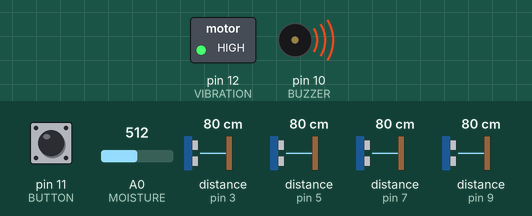
Bench run of a sketch on a simulated Arduino Uno, built with avr-gcc and run on an emulated ATmega328P. Parts: switched loads named in the sketch (green lamp = pin HIGH), buzzer (waves = sounding, pin HIGH). Wiring (inferred from the names in the program): 4 × ultrasonic range finder: trigger pin 2, echo pin 3 / trigger pin 4, echo pin 5 / trigger pin 6, echo pin 7 / trigger pin 8, echo pin 9. The inputs (shaded band) are chosen by the test bench; at power-on: A0 (MOISTURE) = 512, pin 11 (BUTTON) HIGH, distance to the obstacle (sensors on pin 3, pin 5, pin 7, pin 9) 80 cm. The echo pulse lasts 58.3 µs per cm; pins used as bus, display or sensor lines are not drawn; what the sketch prints to the serial monitor is not drawn.

Above: at 13.7 s.
13.8 s: A0 (MOISTURE) set to 982
15.3 s: A0 (MOISTURE) set to 1005
Timing chart, 0 to 17.8 s (numbered marks = the images above; inputs shaded):
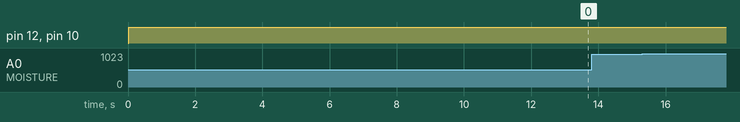

The sketch:

blind_stick_arduino.ino
```cpp
#define TRIG_UP 2
#define ECHO_UP 3
#define TRIG_LEFT 4
#define ECHO_LEFT 5
#define TRIG_RIGHT 6
#define ECHO_RIGHT 7
#define TRIG_DOWN 8
#define ECHO_DOWN 9

#define BUZZER 10
#define VIBRATION 12
#define MOISTURE A0
#define BUTTON 11

long getDistance(int trig,int echo)
{
digitalWrite(trig,LOW);
delayMicroseconds(2);

digitalWrite(trig,HIGH);
delayMicroseconds(10);

digitalWrite(trig,LOW);

long duration = pulseIn(echo,HIGH,20000);

if(duration==0) return 999;

return duration*0.034/2;
}

void setup()
{
Serial.begin(9600);

pinMode(TRIG_UP,OUTPUT);
pinMode(ECHO_UP,INPUT);

pinMode(TRIG_LEFT,OUTPUT);
pinMode(ECHO_LEFT,INPUT);

pinMode(TRIG_RIGHT,OUTPUT);
pinMode(ECHO_RIGHT,INPUT);

pinMode(TRIG_DOWN,OUTPUT);
pinMode(ECHO_DOWN,INPUT);

pinMode(BUZZER,OUTPUT);
pinMode(VIBRATION,OUTPUT);

pinMode(BUTTON,INPUT_PULLUP);
}

void loop()
{

int dUp = getDistance(TRIG_UP,ECHO_UP);
int dLeft = getDistance(TRIG_LEFT,ECHO_LEFT);
int dRight = getDistance(TRIG_RIGHT,ECHO_RIGHT);
int dDown = getDistance(TRIG_DOWN,ECHO_DOWN);

int moisture = analogRead(MOISTURE);

bool alert=false;

if(dUp < 100){
Serial.println("Obstacle Up");
alert=true;
}

if(dLeft < 100){
Serial.println("Obstacle Left");
alert=true;
}

if(dRight < 100){
Serial.println("Obstacle Right");
alert=true;
}

if(dDown < 75){
Serial.println("Ground Obstacle");
alert=true;
}

if(moisture < 990){
Serial.println("Wet Surface Detected");
alert=true;
}

if(digitalRead(BUTTON)==LOW){
Serial.println("SOS");
}

digitalWrite(BUZZER,alert);
digitalWrite(VIBRATION,alert);

delay(200);
}
```

Measured:
- after the input at 13.8 s, every drawn part: stays the same
- after the input at 15.3 s, every drawn part: stays the same
